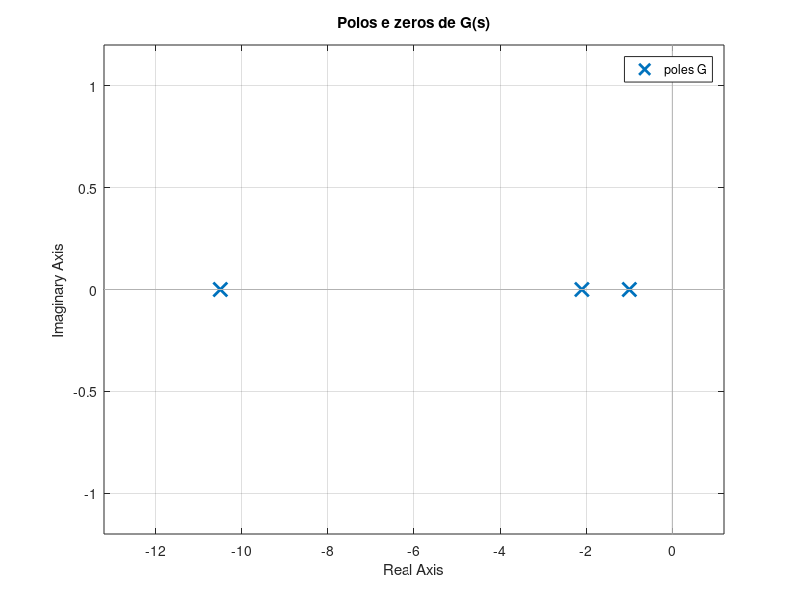

Reproduce this figure in MATLAB.
%% a01 - Definir o sistema, polos, zeros e forma polinomial
% =========================================================================
% EQUAÇÕES
%   G(s) = N(s)/D(s)
%   Polos = raízes de D(s) = 0        Zeros = raízes de N(s) = 0
%   Expandir (s+a)(s+b)(s+c) -> conv() ou poly([-a -b -c])
%   Conferência: soma dos polos = -(coef. de s^(n-1))
%                produto dos |polos| = termo independente (se monico)
% =========================================================================
clear; clc; close all

s = tf('s');       % SEMPRE tf (não syms) para usar feedback/step/dcgain

%% 1) Definir a planta na forma fatorada
G = 1/((s+1)*(s+2.1)*(s+10.5))

%% 2) Ver nas duas formas
zpk(G)                              % fatorada: polos e zeros visíveis
[num, den] = tfdata(G, 'v')         % den = [1 13.6 34.65 22.05]

%% 3) Polos e zeros
p = pole(G)
z = zero(G)
figure; pzmap(G); grid on; title('Polos e zeros de G(s)')

%% 4) Expandir o polinômio (conferir conta feita à mão)
den_conv = conv(conv([1 1], [1 2.1]), [1 10.5])   % (s+1)(s+2.1)(s+10.5)
den_poly = poly([-1 -2.1 -10.5])                   % mesma coisa pelos polos

%% 5) Polo mais próximo da origem (usado no projeto do PI)
p_nz = p(abs(p) > 1e-9);            % ignora polos em s = 0
[~, i] = min(abs(p_nz));
polo_mais_proximo = p_nz(i)         % -1
